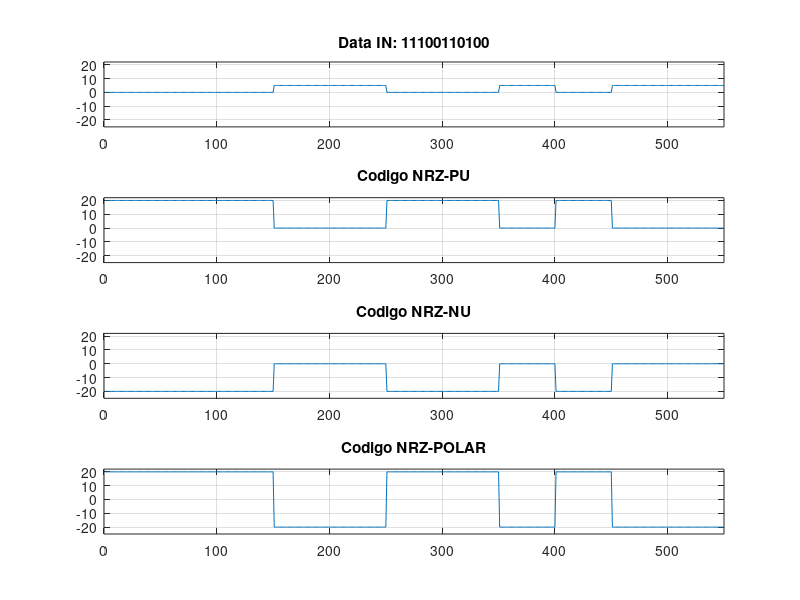

This chart was generated by the following MATLAB code:
 clc
clear all
close all

%-- Data IN -----

bit_in = '11100110100';
tb = 50; %tb = time bit
rule_bit_high = 0; % option:  1 v 0
%rule NRZ
A_NRZ = 20; %VOLTS
deltaY = 5; %visualization of axis
%rule NRZ-PU
rule_NRZ_PU_zero = 0; % option:  1 v 0
%rule NRZ-NU
rule_NRZ_NU_zero = 0; % option:  1 v 0
%rule NRZ-POLAR
rule_NRZ_polar_low = 0; % option:  1 v 0

%--Process--
%--
logic_zero = zeros(1,tb);
logic_one = ones(1,tb); 
frame = [];
frame_inverse = [];
framePolar = [];
framePolarInverse = [];

for m=1:length(bit_in)
   if (bit_in(m) == '0')
       frame = [frame logic_zero];
       frame_inverse = [frame_inverse logic_one];
       framePolar = [framePolar (-1)* logic_one];
       framePolarInverse = [framePolarInverse (+1)* logic_one];
   else
       frame = [frame logic_one];
       frame_inverse = [frame_inverse logic_zero];
       framePolar = [framePolar (+1)* logic_one];
       framePolarInverse = [framePolarInverse (-1)* logic_one];
   end    
end

if (rule_bit_high == 1)
    bitstream = 5*frame;
else
    bitstream = 5*frame_inverse;
end

%Coding: NRZ-PU
if(rule_NRZ_PU_zero == 0)
    NRZ_PU = A_NRZ * frame;
else
    NRZ_PU = A_NRZ * frame_inverse;
end
%Coding: NRZ-NU
if(rule_NRZ_PU_zero == 0)
    NRZ_NU = (-1)*(A_NRZ * frame);
else
    NRZ_NU = (-1)*(A_NRZ * frame_inverse);
end

%Coding: NRZ-POLAR
if(rule_NRZ_polar_low == 0)
    NRZ_POLAR = A_NRZ * framePolar;
else
    NRZ_POLAR = A_NRZ * framePolarinvarse;
end
%--- Output

figure(1)
subplot(4,1,1)
titulo = cat(2,'Data IN: ',bit_in);
plot(bitstream), grid on, title(titulo);
%axis([xi xf yi yf ])
axis([0 length(bitstream) -A_NRZ-deltaY A_NRZ+2])

subplot(4,1,2)
plot(NRZ_PU), grid on, title('Codigo NRZ-PU');
%axis([xi xf yi yf ])
axis([0 length(bitstream) -A_NRZ-deltaY A_NRZ+2])

subplot(4,1,3)
plot(NRZ_NU), grid on, title('Codigo NRZ-NU');
%axis([xi xf yi yf ])
axis([0 length(bitstream) -A_NRZ-deltaY A_NRZ+2])

subplot(4,1,4)
plot(NRZ_POLAR), grid on, title('Codigo NRZ-POLAR');
%axis([xi xf yi yf ])
axis([0 length(bitstream) -A_NRZ-deltaY A_NRZ+2])



%-------------------------